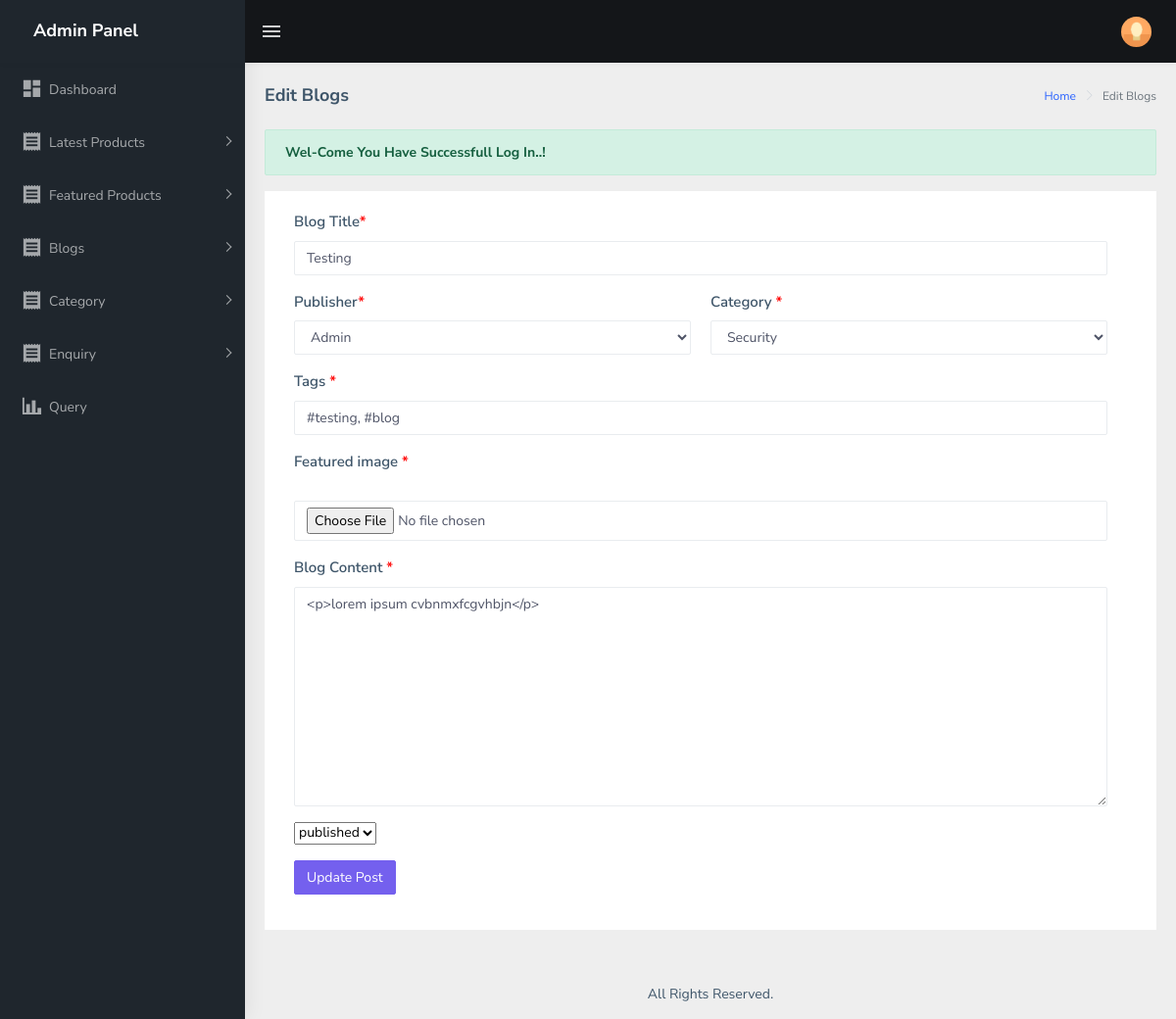
Screenshot of /admin/edit_blogs.php?p_id=140 (signed in) with the database file from the repository.
### tables this page shows
CREATE TABLE `posts` (
  `post_id` int(3) NOT NULL,
  `post_category_id` int(3) NOT NULL,
  `post_title` varchar(255) NOT NULL,
  `post_author` varchar(255) NOT NULL,
  `post_date` date NOT NULL,
  `post_image` text NOT NULL,
  `post_content` text NOT NULL,
  `post_tags` varchar(255) NOT NULL,
  `post_status` varchar(255) NOT NULL DEFAULT 'draft'
);

### admin/include/functions.php (called while the page is built, shortened)
<?php
function escape($string) {
global $con;
return mysqli_real_escape_string($con, trim($string));
}
?>

### admin/edit_blogs.php (the view, shortened to what this page needs)
<?php
  include("include/config.php");
  include("include/functions.php");
  if(isset($_GET['p_id'])){
    $the_post_id =  escape($_GET['p_id']);
  }
  $query = "SELECT * FROM posts WHERE post_id = $the_post_id  ";
  $select_posts_by_id = mysqli_query($con,$query);
  while($row = mysqli_fetch_assoc($select_posts_by_id)) {
    $post_author        = $row['post_author'];
    $post_title         = $row['post_title'];
    $post_category_id   = $row['post_category_id'];
    $post_status        = $row['post_status'];
    $post_content       = $row['post_content'];
    $post_tags          = $row['post_tags'];
  }
?>
<!DOCTYPE html>
<html>
<head>
  <?php include("include/head.php"); ?>
</head>
  <?php include("include/profile.php"); ?>
  <?php include("include/sidebar.php"); ?>
        <div class="page-wrapper">
            <div class="page-breadcrumb">
                <div class="row">
                    <div class="col-12 d-flex no-block align-items-center">
                        <h4 class="page-title">Edit Blogs</h4>
                        <div class="ml-auto text-right">
                            <nav aria-label="breadcrumb">
                                <ol class="breadcrumb">
                                    <li class="breadcrumb-item"><a href="index.php">Home</a></li>
                                    <li class="breadcrumb-item active" aria-current="page">Edit Blogs</li>
                                </ol>
                            </nav>
                        </div>
                    </div>
                </div>
            </div>
            <div class="container-fluid">
                <?php include('include/set_message.php'); ?>
                <div class="row">
                    <div class="col-md-12">
                        <form action="process.php" method="post" enctype="multipart/form-data">
                            <div class="card">
                                <div class="card-body">
                                  <div class="row col-xs-12 col-md-12 col-sm-12">
                                      <div class="form-group col-md-12 field_error">
                                          <label style="font-size: 15px;">Blog Title<span style="color:red;">*</span></label>
                                          <div>
                                              <input type="text" name="blogTitle" class="form-control" placeholder="Blog Title" value="<?=$post_title?>" />
                                          </div>
                                      </div>
                                      <div class="form-group col-md-6 field_error">
                                          <label style="font-size: 15px;">Publisher<span style="color:red;">*</span></label>
                                          <div>
                                              <select name="publisher" id="publisher" class="form-control">
                                                <option value='<?=$post_author?>'><?=$post_author?></option>
                                            </select>
                                          </div>
                                      </div>
                                      <div class="form-group col-md-6 field_error">
                                          <label style="font-size: 15px;">Category <span style="color:red;">*</span></label>
                                          <div>
                                              <select name="topic_id" id="topic_id" class="form-control">
                                                <?php
                                                  $cat_query = "SELECT * FROM categories";
                                                  $select_cat = mysqli_query($con,$cat_query);
                                                  while($row = mysqli_fetch_assoc($select_cat)) {
                                                  $cat_id = $row['cat_id'];
                                                  $cat_title = $row['cat_title'];
                                                    if($cat_id == $post_category_id) {
                                                      echo "<option selected value='{$cat_id}'>{$cat_title}</option>";
                                                    } else {
                                                      echo "<option value='{$cat_id}'>{$cat_title}</option>";
                                                    }
                                                  }
                                                ?>
                                            </select>
                                          </div>
                                      </div>
                                      <div class="form-group col-md-12 field_error">
                                          <label style="font-size: 15px;">Tags <span style="color:red;">*</span></label>
                                          <div>
                                              <input type="text" name="tags" class="form-control" placeholder="Blog Tags" value="<?=$post_tags?>" />
                                          </div>
                                      </div>
                                      <div class="form-group col-md-12 field_error">
                                          <label style="font-size: 15px;">Featured image <span style="color:red;">*</span></label>
                                          <div>
                                              <input type="file" name="featured_image" class="form-control" />
                                          </div>
                                      </div>
                                      <div class="form-group col-md-12 field_error">
                                          <label style="font-size: 15px;">Blog Content <span style="color:red;">*</span></label>
                                          <div>
                                            <textarea name="body" id="body" class="form-control" cols="30" rows="10"><?=$post_content?></textarea>
                                          </div>
                                      </div>
                                      <div class="form-group col-md-6 field_error">
                                        <select name="post_status" id="">
                                          <option value="<?=$post_status?>"><?=$post_status?></option>
                                       </select>
                                      </div>
                                  </div>
                                  <div class="row col-xs-12 col-md-12 col-sm-12">
                                      <div class="form-group col-md-4">
                                       <button type="submit" name="update_post" class="btn btn-primary m-r-5">Update Post</button>
                                      </div>
                                  </div>
                                </div>
                            </div>
                        </form>
                    </div>
                </div>
            </div>
  <?php include("include/footer.php"); ?>
</body>
</html>

### rows the page displays
posts: blogTitle "Testing", publisher "Admin", tags "#testing, #blog", body "<p>lorem ipsum cvbnmxfcgvhbjn</p>", post_status "published"

### other values shown
$er "Wel-Come You Have Successfull Log In..!"
form field topic_id "Security"
